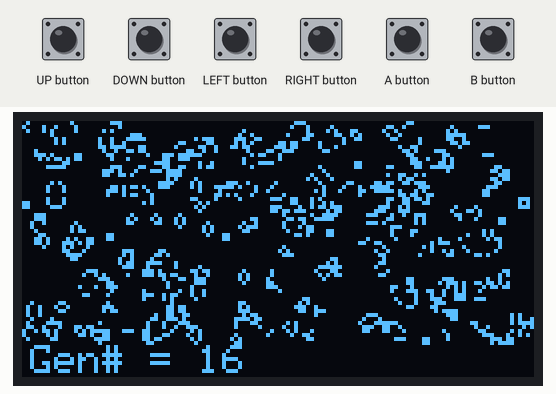
The sketch below on a simulated Arduboy, built with avr-gcc and run on an emulated ATmega32U4. Shown: 128×64 one-colour display. The test bench sets the inputs (shaded band). Random numbers use the default seed unless the sketch sets one.

Above: at 1.29 s.
1.3 s: A button pressed for 0.15 s
At 1.61 s:
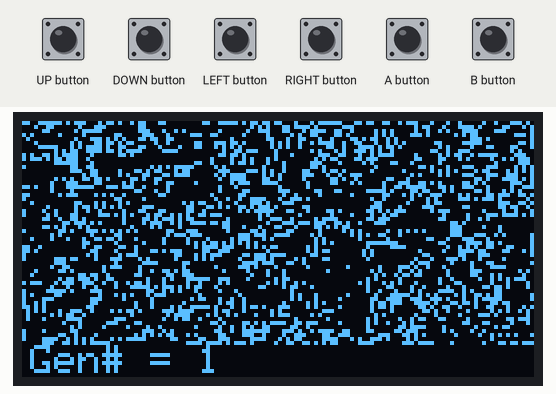
2.0 s: A button pressed for 1 s
At 3.09 s:
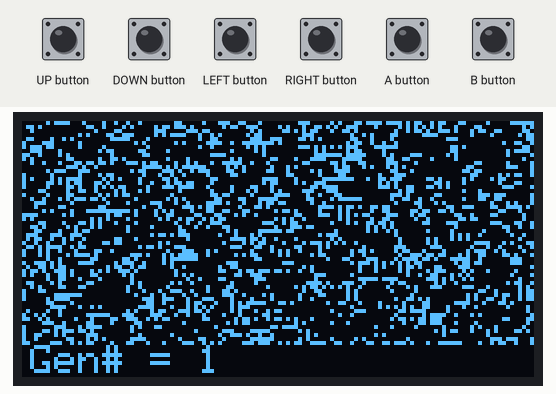
5.2 s: B button pressed for 1 s
Timing chart, 0 to 8.2 s (numbered marks = the images above; inputs shaded):
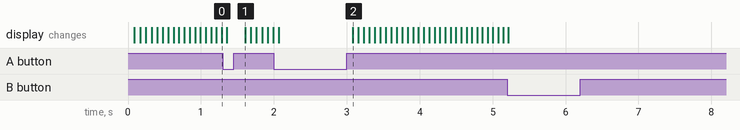

The sketch:

life_game.ino
```cpp
#include <Arduboy2.h>
#include "life_game.h"
#include "bmp.h"

Arduboy2 arduboy;

#define STATUS_RUNNING      0
#define STATUS_INITIALIZING 1
#define STATUS_PAUSED       2
#define STATUS_SCREENSHOT   3
#define STATUS_RECV_WAIT    4
#define STATUS_RECEIVED     5

uint16_t generation;
uint8_t  running_status;

void setup() {
  // put your setup code here, to run once:
  arduboy.begin();
  arduboy.setFrameRate(30);
  arduboy.initRandomSeed();
  Serial.begin(9600);

  initialize();
  arduboy.display();
  running_status = STATUS_RUNNING;
}

void loop() {
  // put your main code here, to run repeatedly:
  if (!(arduboy.nextFrame()))
    return;

  arduboy.pollButtons();
  if (arduboy.pressed(A_BUTTON)) {
    running_status = STATUS_INITIALIZING;
  } else if (arduboy.justPressed(B_BUTTON)) {
    running_status = running_status == STATUS_PAUSED ? STATUS_RUNNING : STATUS_PAUSED;
  } else if (running_status == STATUS_RUNNING && arduboy.pressed(RIGHT_BUTTON) && arduboy.pressed(LEFT_BUTTON)) {
    running_status = STATUS_SCREENSHOT;
  }

  switch (running_status) {
    case STATUS_INITIALIZING:
      initialize();
      running_status = STATUS_RUNNING;
      break;
    case STATUS_PAUSED:
      break;
    case STATUS_SCREENSHOT:
      sendBMP(arduboy.getBuffer());
      running_status = STATUS_RECV_WAIT;
      break;
    case STATUS_RECV_WAIT:
      if (waitRecvOk())
        running_status = STATUS_RECEIVED;
      break;
    case STATUS_RECEIVED:
      run();
      running_status = STATUS_RUNNING;
      break;
    case STATUS_RUNNING:
      run();
      break;
  }
}

void sendScreenshot() {
  Serial.write(arduboy.getBuffer(), WIDTH * HEIGHT / 8);
  running_status = STATUS_RECV_WAIT;
}

void initialize() {
  uint8_t* buffer = arduboy.getBuffer();

  arduboy.clear();
  for(uint16_t i = 0; i < MAX_HEIGHT * MAX_WIDTH / 8; i++) {
    *buffer = (uint8_t)random(255);
    buffer++;
  }
  generation = 0;
}

void run () {
  uint8_t  live[MAX_HEIGHT * MAX_WIDTH / 8];
  uint8_t* current = arduboy.getBuffer();

  for(uint16_t i = 0; i < MAX_HEIGHT * MAX_WIDTH / 8; i++) {
    live[i] = 0;
  }
  for(uint8_t y = 0; y < MAX_HEIGHT; y++) {
    evaluateVertical(current, live, y);
  }
  moveToNextGeneration(current, live);
  generation++;
  arduboy.setCursor(2, MAX_HEIGHT);
  arduboy.print(F("Gen# = "));
  arduboy.print(String(generation, DEC));
  arduboy.display();
}
```

bmp.cpp
```cpp
#include <Arduboy2.h>
#include "bmp.h"

void sendBMP (uint8_t* sBuffer) {
  uint8_t  mask  = 0x80;
  uint8_t  datum = 0;
  uint8_t* ptr;
  uint8_t* startAddress;

  Serial.write(fileHeader, 14);
  Serial.write(bitmapInfo, 48);
  for (uint8_t y = HEIGHT - 1; y < HEIGHT; y--) {
    if (y & 0x07 == 0x07)
      startAddress = sBuffer + (y >> 3) * WIDTH;
    ptr = startAddress;
    for (uint8_t x = 0; x < WIDTH; x++) {
      datum *= 2;
      if (*ptr & mask) datum |= 1;
      if (x % 8 == 7) {
        Serial.write(datum);
        datum = 0;
      }
      ptr++;
    }
    mask = mask >> 1;
    if (!mask)
      mask = 0x80;
  }
}

boolean waitRecvOk () {
  uint8_t incoming;

  if (Serial.available() > 0) {
    incoming = Serial.read();
    if (incoming == 'K' || incoming == 'k')
      return true;
  }
  return false;
}
```

bmp.h
```cpp
#ifndef BMP_H
#define BMP_H

#include <arduino.h>
#include <avr/pgmspace.h>

const unsigned char fileHeader[] PROGMEM = {
  'B',  'M',  0x3e, 0x04, 0x00, 0x00, 0x00, 0x00,
  0x00, 0x00, 0x3e, 0x00, 0x00, 0x00
};
const unsigned char bitmapInfo[] PROGMEM = {
  0x28, 0x00, 0x00, 0x00, 0x80, 0x00, 0x00, 0x00,
  0x40, 0x00, 0x00, 0x00, 0x01, 0x00, 0x01, 0x00,
  0x00, 0x00, 0x00, 0x00, 0x00, 0x04, 0x00, 0x00,
  0x00, 0x00, 0x00, 0x00, 0x00, 0x00, 0x00, 0x00,
  0x02, 0x00, 0x00, 0x00, 0x02, 0x00, 0x00, 0x00,
  0x00, 0x00, 0x00, 0x00, 0xff, 0xff, 0xff, 0x00
};

void sendBMP(uint8_t* sBuffer);
boolean waitRecvOk(void);

#endif
```

life_game.cpp
```cpp
#include <avr/pgmspace.h>
#include "life_game.h"

uint8_t extractVerticalPattern (uint8_t* current, uint8_t x, uint8_t y) {
  uint8_t* ptr = current + y / 8 * MAX_WIDTH + x;
  uint16_t pattern;
  uint8_t  mod = y & 7;

  if (y == 0) {
    return (*ptr & 0x03) * 2;
  } else if (mod == 0) {
    return (uint8_t)(((uint16_t)*(ptr - MAX_WIDTH) + (uint16_t)*ptr * 0x100) * 2 / 0x100) & 0x07;
  } else {
    if (mod == 7 && y != MAX_HEIGHT - 1) {
      pattern = (uint16_t)(*(ptr + MAX_WIDTH)) * 0x100 + (uint16_t)*ptr;
    } else {
      pattern = (uint16_t)*ptr;
    }
    return (uint8_t)(pattern >> (mod - 1)) & 0x07;
  }
}

bool evaluateVertical (uint8_t* current, uint8_t* live, uint8_t y) {
  const uint8_t scoreTable[] PROGMEM = { 0, 1, 1, 2, 1, 2, 2, 3 };
  uint8_t verticals[MAX_WIDTH];
  uint8_t count;

  for (uint8_t x = 0; x < MAX_WIDTH; x++) {
    verticals[x] = extractVerticalPattern(current, x, y);
  }

  for (uint8_t x = 0; x < MAX_WIDTH; x++) {
    count = 0;
    // the left side of the designated designated horizontal axis;
    if (x > 0) {
      count += scoreTable[verticals[x - 1]];
    }
    // the designated designated horizontal axis;
    count += scoreTable[verticals[x] & 0x05];

    // the right side of the designated horizontal axis;
    if (x < MAX_WIDTH - 1) {
      count += scoreTable[verticals[x + 1]];
    }

    if (verticals[x] & 0x02) {
      if (count == 2 || count == 3)
        setAlive(live, x, y);
    } else {
    // currently dead
      if (count == 3)
        setAlive(live, x, y);
    }
  }
}

bool evaluate (uint8_t* current, uint8_t x, uint8_t y) {
  const uint8_t scoreTable[] PROGMEM = { 0, 1, 1, 2, 1, 2, 2, 3 };
  uint8_t vPattern;
  uint8_t count    = 0;

  // the left side of the designated designated horizontal axis;
  if (x > 0) {
    count += scoreTable[extractVerticalPattern(current, x - 1, y)];
  }
  // the designated designated horizontal axis;
  vPattern = extractVerticalPattern(current, x, y);
  count += scoreTable[vPattern & 0x05];

  // the right side of the designated horizontal axis;
  if (x < MAX_WIDTH - 1) {
    count += scoreTable[extractVerticalPattern(current, x + 1, y)];
  }

  if (vPattern & 0x02) {
    if (count == 2 || count == 3)
      return true;
    else
      return false;
  } else {
    // currently dead
    if (count == 3)
      return true;
    else
      return false;
  }
}

void setAlive (uint8_t* live, uint8_t x, uint8_t y) {
  uint16_t ptr  = y / 8 * MAX_WIDTH + x;
  uint8_t  mask = _BV(y % 8);
  const uint8_t patterns[] PROGMEM = { 0x01, 0x02, 0x04, 0x08, 0x10, 0x20, 0x40, 0x80 };


  live[ptr] = live[ptr] | patterns[y & 0x7];
}

void moveToNextGeneration (uint8_t* buffer, uint8_t* live) {
  for (uint16_t i = 0; i < MAX_HEIGHT * MAX_WIDTH / 8; i++) {
    *(buffer + i) = *(live + i);
  }
}
```

life_game.h
```cpp
#ifndef LIFE_GAME_H
#define LIFE_GAME_H

#include <Arduboy2.h>

#define MAX_WIDTH  WIDTH
#define MAX_HEIGHT (HEIGHT - 8)

uint8_t extractVerticalPattern (uint8_t*, uint8_t, uint8_t);
bool evaluateVertical (uint8_t* current, uint8_t* live, uint8_t y);
bool evaluate (uint8_t* current, uint8_t x, uint8_t y);
void setAlive (uint8_t* live, uint8_t x, uint8_t y);
void moveToNextGeneration (uint8_t* buffer, uint8_t* live);

#endif
```
